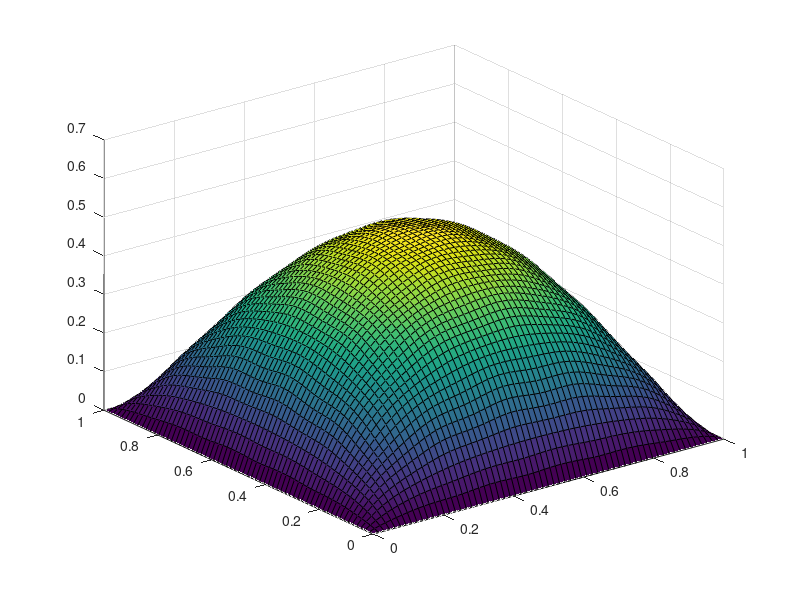
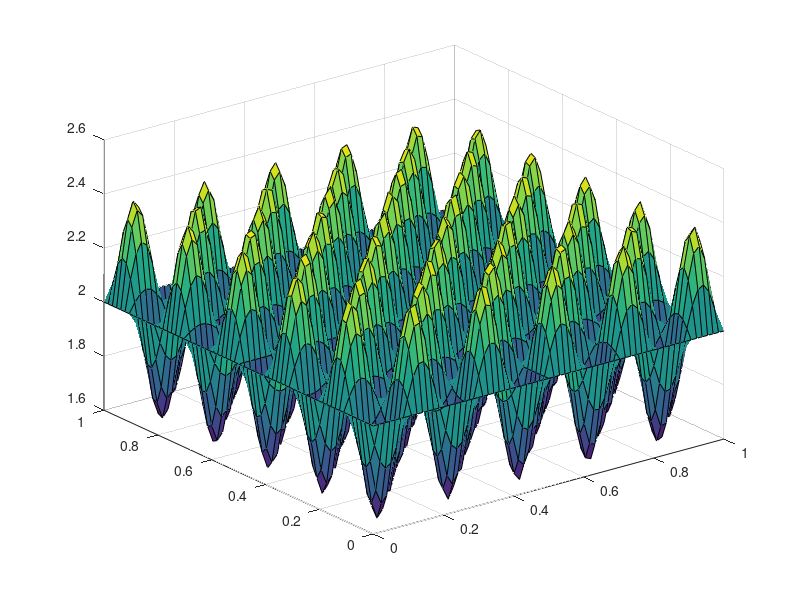

MATLAB code to generate these figures, in order:
clear all
close all
clc

N = 64;
xl = 0; xr = 1;
yl = 0; yr = 1;
zl = 0; zr = 1;
h = (xr-xl)/N;

x = xl:h:xr;
y = yl:h:yr;
z = zl:h:zr;

data = load('uref64.mat');
u = data.u;

u_slice = reshape(u(21,:,:),N+1,N+1);
figure(1)
surf(y,z,u_slice);
% title('Approx');

eps = 0.1;
Aeps = @(XX,YY,ZZ)  2.0+sin(pi*XX/eps)*sin(pi*YY/eps)*sin(pi*ZZ/eps);

A = zeros(N+1, N+1, N+1);
for i=1:N+1
    for j=1:N+1
        for k=1:N+1
        A(i,j,k) = Aeps(x(i),y(j),z(k));
        end
    end
end

A_slice = reshape(A(21,:,:),N+1,N+1);
figure('name','Aeps')
surf(y,z,A_slice);
% title('Aeps');